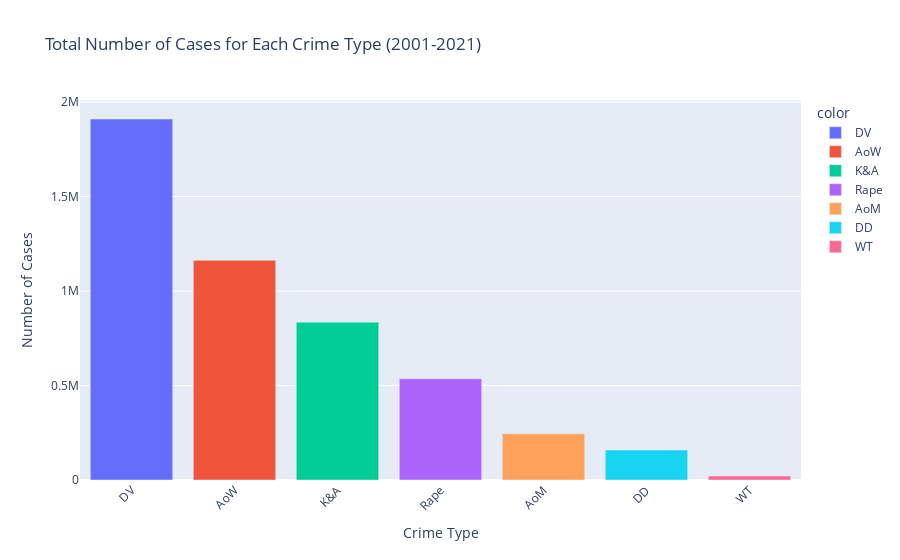
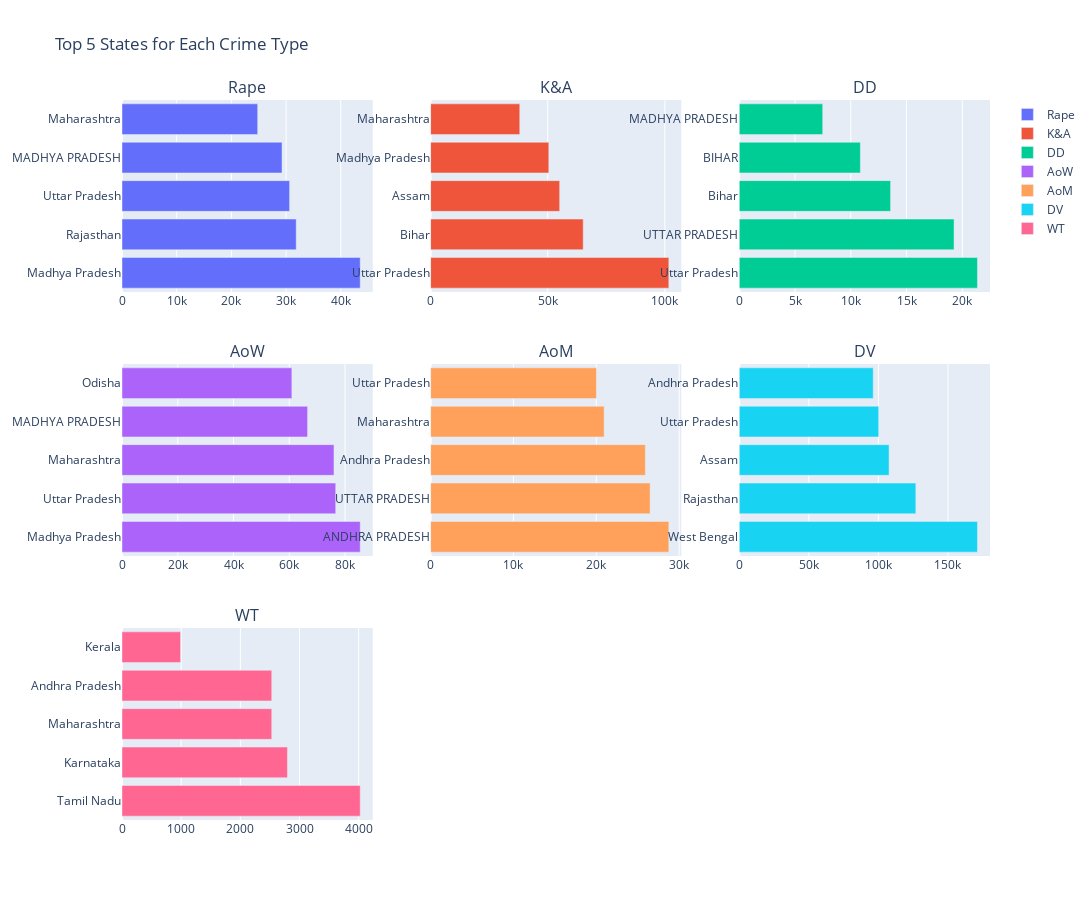
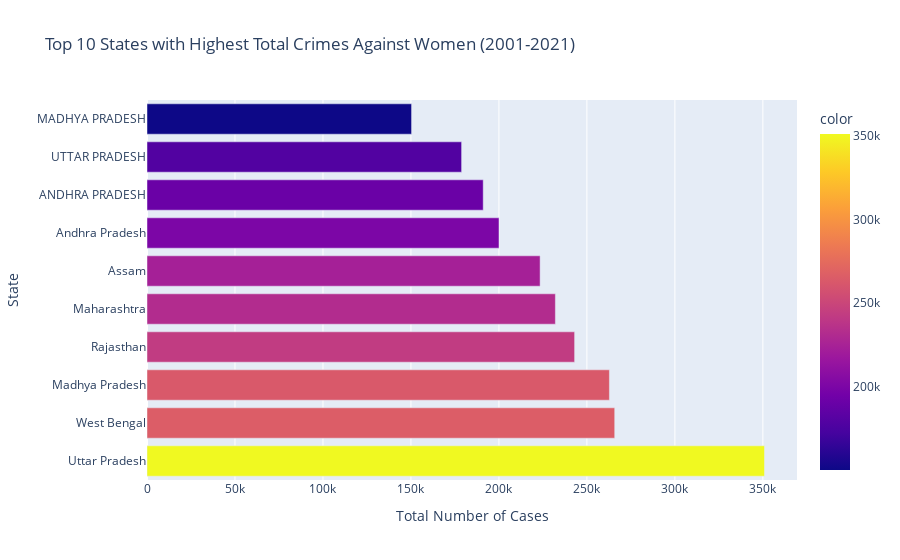
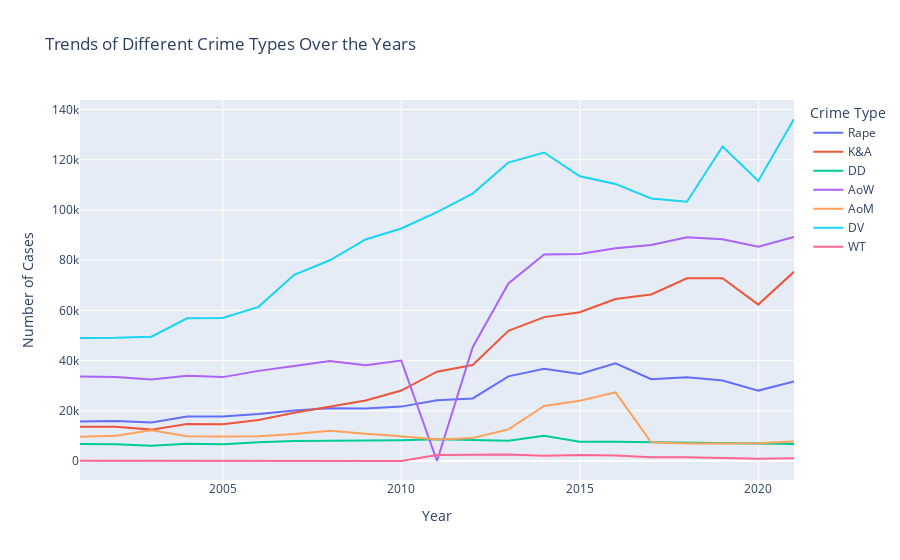

The cell these charts' notebook holds for them, in order:
### Code cell
import pandas as pd
import matplotlib.pyplot as plt
import seaborn as sns
import plotly.express as px
import plotly.graph_objects as go
from plotly.subplots import make_subplots

# Load the data
df = pd.read_csv('CrimesOnWomenData.csv')

# 1. Most common crime (using Plotly for interactivity)
def visualize_most_common_crime():
    crime_columns = ['Rape', 'K&A', 'DD', 'AoW', 'AoM', 'DV', 'WT']
    crime_totals = df[crime_columns].sum().sort_values(ascending=False)
    
    fig = px.bar(x=crime_totals.index, y=crime_totals.values,
                 title='Total Number of Cases for Each Crime Type (2001-2021)',
                 labels={'x': 'Crime Type', 'y': 'Number of Cases'},
                 color=crime_totals.index)
    fig.update_layout(xaxis_tickangle=-45)
    fig.show()
    
    print(f"The most common crime is: {crime_totals.index[0]} with {crime_totals.values[0]} cases")

# 2. States leading in each crime (using Plotly subplots)
def visualize_top_states_per_crime():
    crime_columns = ['Rape', 'K&A', 'DD', 'AoW', 'AoM', 'DV', 'WT']
    
    fig = make_subplots(rows=3, cols=3, subplot_titles=crime_columns, vertical_spacing=0.1)
    
    for i, crime in enumerate(crime_columns):
        state_totals = df.groupby('State')[crime].sum().sort_values(ascending=False).head(5)
        
        fig.add_trace(
            go.Bar(x=state_totals.values, y=state_totals.index, orientation='h', name=crime),
            row=i//3 + 1, col=i%3 + 1
        )
    
    fig.update_layout(height=900, width=1200, title_text="Top 5 States for Each Crime Type")
    fig.show()

# 3. State with most number of all crimes (using Plotly)
def visualize_top_states_overall():
    crime_columns = ['Rape', 'K&A', 'DD', 'AoW', 'AoM', 'DV', 'WT']
    state_totals = df.groupby('State')[crime_columns].sum().sum(axis=1).sort_values(ascending=False).head(10)
    
    fig = px.bar(x=state_totals.values, y=state_totals.index, orientation='h',
                 title='Top 10 States with Highest Total Crimes Against Women (2001-2021)',
                 labels={'x': 'Total Number of Cases', 'y': 'State'},
                 color=state_totals.values)
    fig.show()
    
    print(f"The state with the most crimes overall is: {state_totals.index[0]} with {state_totals.values[0]} cases")

# 4. Crime trends over the years
def visualize_crime_trends():
    crime_columns = ['Rape', 'K&A', 'DD', 'AoW', 'AoM', 'DV', 'WT']
    yearly_data = df.groupby('Year')[crime_columns].sum()
    
    fig = px.line(yearly_data, x=yearly_data.index, y=crime_columns,
                  title='Trends of Different Crime Types Over the Years',
                  labels={'value': 'Number of Cases', 'variable': 'Crime Type'})
    fig.show()

# 5. Crime composition for top 5 states
def visualize_crime_composition():
    crime_columns = ['Rape', 'K&A', 'DD', 'AoW', 'AoM', 'DV', 'WT']
    state_totals = df.groupby('State')[crime_columns].sum().sum(axis=1).sort_values(ascending=False).head(5)
    top_5_states = state_totals.index
    
    data = df[df['State'].isin(top_5_states)].groupby('State')[crime_columns].sum()
    
    fig = px.bar(data, x=data.index, y=crime_columns,
                 title='Crime Composition for Top 5 States',
                 labels={'value': 'Number of Cases', 'variable': 'Crime Type'},
                 color_discrete_sequence=px.colors.qualitative.Set3)
    fig.update_layout(barmode='stack')
    fig.show()

# 6. Heatmap of crime correlation
def visualize_crime_correlation():
    crime_columns = ['Rape', 'K&A', 'DD', 'AoW', 'AoM', 'DV', 'WT']
    corr = df[crime_columns].corr()
    
    fig = px.imshow(corr, text_auto=True, aspect="auto",
                    title="Correlation Heatmap of Different Crime Types")
    fig.show()

# 7. Year-wise distribution of each crime type
def visualize_yearly_distribution():
    crime_columns = ['Rape', 'K&A', 'DD', 'AoW', 'AoM', 'DV', 'WT']
    
    fig = make_subplots(rows=3, cols=3, subplot_titles=crime_columns, vertical_spacing=0.1)
    
    for i, crime in enumerate(crime_columns):
        yearly_data = df.groupby('Year')[crime].sum()
        
        fig.add_trace(
            go.Box(y=yearly_data.values, name=crime),
            row=i//3 + 1, col=i%3 + 1
        )
    
    fig.update_layout(height=900, width=1200, title_text="Year-wise Distribution of Each Crime Type")
    fig.show()

# Run all visualizations
visualize_most_common_crime()
visualize_top_states_per_crime()
visualize_top_states_overall()
visualize_crime_trends()
visualize_crime_composition()
visualize_crime_correlation()
visualize_yearly_distribution()

### Figure 1 — Plotly figure (JSON) as saved in the notebook; plotly's stock layout.template omitted (floating-point values rounded to 4 significant figures)
{"data": [{"alignmentgroup": "True", "hovertemplate": "color=DV<br>Crime Type=%{x}<br>Number of Cases=%{y}<extra></extra>", "legendgroup": "DV", "marker": {"color": "#636efa", "pattern": {"shape": ""}}, "name": "DV", "offsetgroup": "DV", "orientation": "v", "showlegend": true, "textposition": "auto", "type": "bar", "x": ["DV"], "xaxis": "x", "y": [1909978], "yaxis": "y"}, {"alignmentgroup": "True", "hovertemplate": "color=AoW<br>Crime Type=%{x}<br>Number of Cases=%{y}<extra></extra>", "legendgroup": "AoW", "marker": {"color": "#EF553B", "pattern": {"shape": ""}}, "name": "AoW", "offsetgroup": "AoW", "orientation": "v", "showlegend": true, "textposition": "auto", "type": "bar", "x": ["AoW"], "xaxis": "x", "y": [1162229], "yaxis": "y"}, {"alignmentgroup": "True", "hovertemplate": "color=K&A<br>Crime Type=%{x}<br>Number of Cases=%{y}<extra></extra>", "legendgroup": "K&A", "marker": {"color": "#00cc96", "pattern": {"shape": ""}}, "name": "K&A", "offsetgroup": "K&A", "orientation": "v", "showlegend": true, "textposition": "auto", "type": "bar", "x": ["K&A"], "xaxis": "x", "y": [835023], "yaxis": "y"}, {"alignmentgroup": "True", "hovertemplate": "color=Rape<br>Crime Type=%{x}<br>Number of Cases=%{y}<extra></extra>", "legendgroup": "Rape", "marker": {"color": "#ab63fa", "pattern": {"shape": ""}}, "name": "Rape", "offsetgroup": "Rape", "orientation": "v", "showlegend": true, "textposition": "auto", "type": "bar", "x": ["Rape"], "xaxis": "x", "y": [535702], "yaxis": "y"}, {"alignmentgroup": "True", "hovertemplate": "color=AoM<br>Crime Type=%{x}<br>Number of Cases=%{y}<extra></extra>", "legendgroup": "AoM", "marker": {"color": "#FFA15A", "pattern": {"shape": ""}}, "name": "AoM", "offsetgroup": "AoM", "orientation": "v", "showlegend": true, "textposition": "auto", "type": "bar", "x": ["AoM"], "xaxis": "x", "y": [244884], "yaxis": "y"}, {"alignmentgroup": "True", "hovertemplate": "color=DD<br>Crime Type=%{x}<br>Number of Cases=%{y}<extra></extra>", "legendgroup": "DD", "marker": {"color": "#19d3f3", "pattern": {"shape": ""}}, "name": "DD", "offsetgroup": "DD", "orientation": "v", "showlegend": true, "textposition": "auto", "type": "bar", "x": ["DD"], "xaxis": "x", "y": [158750], "yaxis": "y"}, {"alignmentgroup": "True", "hovertemplate": "color=WT<br>Crime Type=%{x}<br>Number of Cases=%{y}<extra></extra>", "legendgroup": "WT", "marker": {"color": "#FF6692", "pattern": {"shape": ""}}, "name": "WT", "offsetgroup": "WT", "orientation": "v", "showlegend": true, "textposition": "auto", "type": "bar", "x": ["WT"], "xaxis": "x", "y": [21156], "yaxis": "y"}], "layout": {"autosize": true, "barmode": "relative", "legend": {"title": {"text": "color"}, "tracegroupgap": 0}, "title": {"text": "Total Number of Cases for Each Crime Type (2001-2021)"}, "xaxis": {"anchor": "y", "autorange": true, "domain": [0, 1], "range": [-0.5, 6.5], "tickangle": -45, "title": {"text": "Crime Type"}, "type": "category"}, "yaxis": {"anchor": "x", "autorange": true, "domain": [0, 1], "range": [0, 2011000.0], "title": {"text": "Number of Cases"}, "type": "linear"}}}

### Figure 2 — Plotly figure (JSON) as saved in the notebook; plotly's stock layout.template omitted (floating-point values rounded to 4 significant figures)
{"data": [{"name": "Rape", "orientation": "h", "type": "bar", "x": [43552, 31850, 30641, 29256, 24806], "xaxis": "x", "y": ["Madhya Pradesh", "Rajasthan", "Uttar Pradesh", "MADHYA PRADESH", "Maharashtra"], "yaxis": "y"}, {"name": "K&A", "orientation": "h", "type": "bar", "x": [101701, 65137, 55094, 50457, 38061], "xaxis": "x2", "y": ["Uttar Pradesh", "Bihar", "Assam", "Madhya Pradesh", "Maharashtra"], "yaxis": "y2"}, {"name": "DD", "orientation": "h", "type": "bar", "x": [21357, 19258, 13568, 10860, 7482], "xaxis": "x3", "y": ["Uttar Pradesh", "UTTAR PRADESH", "Bihar", "BIHAR", "MADHYA PRADESH"], "yaxis": "y3"}, {"name": "AoW", "orientation": "h", "type": "bar", "x": [85442, 76654, 76029, 66558, 60921], "xaxis": "x4", "y": ["Madhya Pradesh", "Uttar Pradesh", "Maharashtra", "MADHYA PRADESH", "Odisha"], "yaxis": "y4"}, {"name": "AoM", "orientation": "h", "type": "bar", "x": [28759, 26500, 25925, 20948, 20024], "xaxis": "x5", "y": ["ANDHRA PRADESH", "UTTAR PRADESH", "Andhra Pradesh", "Maharashtra", "Uttar Pradesh"], "yaxis": "y5"}, {"name": "DV", "orientation": "h", "type": "bar", "x": [171204, 126917, 107680, 100227, 96269], "xaxis": "x6", "y": ["West Bengal", "Rajasthan", "Assam", "Uttar Pradesh", "Andhra Pradesh"], "yaxis": "y6"}, {"name": "WT", "orientation": "h", "type": "bar", "x": [4026, 2796, 2531, 2531, 990], "xaxis": "x7", "y": ["Tamil Nadu", "Karnataka", "Maharashtra", "Andhra Pradesh", "Kerala"], "yaxis": "y7"}], "layout": {"annotations": [{"font": {"size": 16}, "showarrow": false, "text": "Rape", "x": 0.1444, "xanchor": "center", "xref": "paper", "y": 1, "yanchor": "bottom", "yref": "paper"}, {"font": {"size": 16}, "showarrow": false, "text": "K&A", "x": 0.5, "xanchor": "center", "xref": "paper", "y": 1, "yanchor": "bottom", "yref": "paper"}, {"font": {"size": 16}, "showarrow": false, "text": "DD", "x": 0.8556, "xanchor": "center", "xref": "paper", "y": 1, "yanchor": "bottom", "yref": "paper"}, {"font": {"size": 16}, "showarrow": false, "text": "AoW", "x": 0.1444, "xanchor": "center", "xref": "paper", "y": 0.6333, "yanchor": "bottom", "yref": "paper"}, {"font": {"size": 16}, "showarrow": false, "text": "AoM", "x": 0.5, "xanchor": "center", "xref": "paper", "y": 0.6333, "yanchor": "bottom", "yref": "paper"}, {"font": {"size": 16}, "showarrow": false, "text": "DV", "x": 0.8556, "xanchor": "center", "xref": "paper", "y": 0.6333, "yanchor": "bottom", "yref": "paper"}, {"font": {"size": 16}, "showarrow": false, "text": "WT", "x": 0.1444, "xanchor": "center", "xref": "paper", "y": 0.2667, "yanchor": "bottom", "yref": "paper"}], "height": 900, "title": {"text": "Top 5 States for Each Crime Type"}, "width": 1200, "xaxis": {"anchor": "y", "autorange": true, "domain": [0, 0.2889], "range": [0, 45840.0], "type": "linear"}, "xaxis2": {"anchor": "y2", "autorange": true, "domain": [0.3556, 0.6444], "range": [0, 107100.0], "type": "linear"}, "xaxis3": {"anchor": "y3", "autorange": true, "domain": [0.7111, 1], "range": [0, 22480.0], "type": "linear"}, "xaxis4": {"anchor": "y4", "autorange": true, "domain": [0, 0.2889], "range": [0, 89940.0], "type": "linear"}, "xaxis5": {"anchor": "y5", "autorange": true, "domain": [0.3556, 0.6444], "range": [0, 30270.0], "type": "linear"}, "xaxis6": {"anchor": "y6", "autorange": true, "domain": [0.7111, 1], "range": [0, 180200.0], "type": "linear"}, "xaxis7": {"anchor": "y7", "autorange": true, "domain": [0, 0.2889], "range": [0, 4238.0], "type": "linear"}, "xaxis8": {"anchor": "y8", "domain": [0.3556, 0.6444]}, "xaxis9": {"anchor": "y9", "domain": [0.7111, 1]}, "yaxis": {"anchor": "x", "autorange": true, "domain": [0.7333, 1], "range": [-0.5, 4.5], "type": "category"}, "yaxis2": {"anchor": "x2", "autorange": true, "domain": [0.7333, 1], "range": [-0.5, 4.5], "type": "category"}, "yaxis3": {"anchor": "x3", "autorange": true, "domain": [0.7333, 1], "range": [-0.5, 4.5], "type": "category"}, "yaxis4": {"anchor": "x4", "autorange": true, "domain": [0.3667, 0.6333], "range": [-0.5, 4.5], "type": "category"}, "yaxis5": {"anchor": "x5", "autorange": true, "domain": [0.3667, 0.6333], "range": [-0.5, 4.5], "type": "category"}, "yaxis6": {"anchor": "x6", "autorange": true, "domain": [0.3667, 0.6333], "range": [-0.5, 4.5], "type": "category"}, "yaxis7": {"anchor": "x7", "autorange": true, "domain": [0, 0.2667], "range": [-0.5, 4.5], "type": "category"}, "yaxis8": {"anchor": "x8", "domain": [0, 0.2667]}, "yaxis9": {"anchor": "x9", "domain": [0, 0.2667]}}}

### Figure 3 — Plotly figure (JSON) as saved in the notebook; plotly's stock layout.template omitted (floating-point values rounded to 4 significant figures)
{"data": [{"alignmentgroup": "True", "hovertemplate": "Total Number of Cases=%{x}<br>State=%{y}<br>color=%{marker.color}<extra></extra>", "legendgroup": "", "marker": {"color": [350934, 265807, 262794, 243022, 232095, 223410, 200042, 191081, 178800, 150363], "coloraxis": "coloraxis", "pattern": {"shape": ""}}, "name": "", "offsetgroup": "", "orientation": "h", "showlegend": false, "textposition": "auto", "type": "bar", "x": [350934, 265807, 262794, 243022, 232095, 223410, 200042, 191081, 178800, 150363], "xaxis": "x", "y": ["Uttar Pradesh", "West Bengal", "Madhya Pradesh", "Rajasthan", "Maharashtra", "Assam", "Andhra Pradesh", "ANDHRA PRADESH", "UTTAR PRADESH", "MADHYA PRADESH"], "yaxis": "y"}], "layout": {"autosize": true, "barmode": "relative", "coloraxis": {"colorbar": {"title": {"text": "color"}}, "colorscale": [[0, "#0d0887"], [0.1111, "#46039f"], [0.2222, "#7201a8"], [0.3333, "#9c179e"], [0.4444, "#bd3786"], [0.5556, "#d8576b"], [0.6667, "#ed7953"], [0.7778, "#fb9f3a"], [0.8889, "#fdca26"], [1, "#f0f921"]]}, "legend": {"tracegroupgap": 0}, "title": {"text": "Top 10 States with Highest Total Crimes Against Women (2001-2021)"}, "xaxis": {"anchor": "y", "autorange": true, "domain": [0, 1], "range": [0, 369400.0], "title": {"text": "Total Number of Cases"}, "type": "linear"}, "yaxis": {"anchor": "x", "autorange": true, "domain": [0, 1], "range": [-0.5, 9.5], "title": {"text": "State"}, "type": "category"}}}

### Figure 4 — Plotly figure (JSON) as saved in the notebook; plotly's stock layout.template omitted (floating-point values rounded to 4 significant figures)
{"data": [{"hovertemplate": "Crime Type=Rape<br>Year=%{x}<br>Number of Cases=%{y}<extra></extra>", "legendgroup": "Rape", "line": {"color": "#636efa", "dash": "solid"}, "marker": {"symbol": "circle"}, "mode": "lines", "name": "Rape", "orientation": "v", "showlegend": true, "type": "scatter", "x": [2001, 2002, 2003, 2004, 2005, 2006, 2007, 2008, 2009, 2010, 2011, 2012, 2013, 2014, 2015, 2016, 2017, 2018, 2019, 2020, 2021], "xaxis": "x", "y": [15694, 15970, 15357, 17682, 17701, 18725, 20139, 21001, 20928, 21665, 24206, 24923, 33707, 36735, 34651, 38947, 32559, 33356, 32033, 28046, 31677], "yaxis": "y"}, {"hovertemplate": "Crime Type=K&A<br>Year=%{x}<br>Number of Cases=%{y}<extra></extra>", "legendgroup": "K&A", "line": {"color": "#EF553B", "dash": "solid"}, "marker": {"symbol": "circle"}, "mode": "lines", "name": "K&A", "orientation": "v", "showlegend": true, "type": "scatter", "x": [2001, 2002, 2003, 2004, 2005, 2006, 2007, 2008, 2009, 2010, 2011, 2012, 2013, 2014, 2015, 2016, 2017, 2018, 2019, 2020, 2021], "xaxis": "x", "y": [13681, 13613, 12499, 14697, 14644, 16348, 19249, 21803, 24086, 28055, 35565, 38262, 51881, 57311, 59277, 64519, 66333, 72751, 72780, 62300, 75369], "yaxis": "y"}, {"hovertemplate": "Crime Type=DD<br>Year=%{x}<br>Number of Cases=%{y}<extra></extra>", "legendgroup": "DD", "line": {"color": "#00cc96", "dash": "solid"}, "marker": {"symbol": "circle"}, "mode": "lines", "name": "DD", "orientation": "v", "showlegend": true, "type": "scatter", "x": [2001, 2002, 2003, 2004, 2005, 2006, 2007, 2008, 2009, 2010, 2011, 2012, 2013, 2014, 2015, 2016, 2017, 2018, 2019, 2020, 2021], "xaxis": "x", "y": [6738, 6687, 6078, 6900, 6673, 7481, 7955, 8043, 8242, 8248, 8618, 8233, 8083, 10050, 7634, 7621, 7466, 7166, 7115, 6966, 6753], "yaxis": "y"}, {"hovertemplate": "Crime Type=AoW<br>Year=%{x}<br>Number of Cases=%{y}<extra></extra>", "legendgroup": "AoW", "line": {"color": "#ab63fa", "dash": "solid"}, "marker": {"symbol": "circle"}, "mode": "lines", "name": "AoW", "orientation": "v", "showlegend": true, "type": "scatter", "x": [2001, 2002, 2003, 2004, 2005, 2006, 2007, 2008, 2009, 2010, 2011, 2012, 2013, 2014, 2015, 2016, 2017, 2018, 2019, 2020, 2021], "xaxis": "x", "y": [33622, 33497, 32450, 33966, 33413, 35899, 37866, 39802, 38159, 40012, 0, 45344, 70739, 82235, 82422, 84746, 86001, 89097, 88367, 85392, 89200], "yaxis": "y"}, {"hovertemplate": "Crime Type=AoM<br>Year=%{x}<br>Number of Cases=%{y}<extra></extra>", "legendgroup": "AoM", "line": {"color": "#FFA15A", "dash": "solid"}, "marker": {"symbol": "circle"}, "mode": "lines", "name": "AoM", "orientation": "v", "showlegend": true, "type": "scatter", "x": [2001, 2002, 2003, 2004, 2005, 2006, 2007, 2008, 2009, 2010, 2011, 2012, 2013, 2014, 2015, 2016, 2017, 2018, 2019, 2020, 2021], "xaxis": "x", "y": [9656, 10027, 12220, 9871, 9759, 9822, 10783, 12084, 10891, 9881, 8570, 9173, 12589, 21938, 24041, 27344, 7451, 6992, 6939, 7065, 7788], "yaxis": "y"}, {"hovertemplate": "Crime Type=DV<br>Year=%{x}<br>Number of Cases=%{y}<extra></extra>", "legendgroup": "DV", "line": {"color": "#19d3f3", "dash": "solid"}, "marker": {"symbol": "circle"}, "mode": "lines", "name": "DV", "orientation": "v", "showlegend": true, "type": "scatter", "x": [2001, 2002, 2003, 2004, 2005, 2006, 2007, 2008, 2009, 2010, 2011, 2012, 2013, 2014, 2015, 2016, 2017, 2018, 2019, 2020, 2021], "xaxis": "x", "y": [49032, 49102, 49492, 56867, 56995, 61400, 74143, 79957, 88263, 92637, 99135, 106527, 118866, 122877, 113403, 110378, 104551, 103272, 125298, 111549, 136234], "yaxis": "y"}, {"hovertemplate": "Crime Type=WT<br>Year=%{x}<br>Number of Cases=%{y}<extra></extra>", "legendgroup": "WT", "line": {"color": "#FF6692", "dash": "solid"}, "marker": {"symbol": "circle"}, "mode": "lines", "name": "WT", "orientation": "v", "showlegend": true, "type": "scatter", "x": [2001, 2002, 2003, 2004, 2005, 2006, 2007, 2008, 2009, 2010, 2011, 2012, 2013, 2014, 2015, 2016, 2017, 2018, 2019, 2020, 2021], "xaxis": "x", "y": [114, 76, 46, 89, 148, 67, 61, 67, 48, 36, 2435, 2563, 2579, 2070, 2424, 2214, 1536, 1459, 1185, 868, 1071], "yaxis": "y"}], "layout": {"autosize": true, "legend": {"title": {"text": "Crime Type"}, "tracegroupgap": 0}, "title": {"text": "Trends of Different Crime Types Over the Years"}, "xaxis": {"anchor": "y", "autorange": true, "domain": [0, 1], "range": [2001, 2021], "title": {"text": "Year"}, "type": "linear"}, "yaxis": {"anchor": "x", "autorange": true, "domain": [0, 1], "range": [-7569.0, 143800.0], "title": {"text": "Number of Cases"}, "type": "linear"}}}
